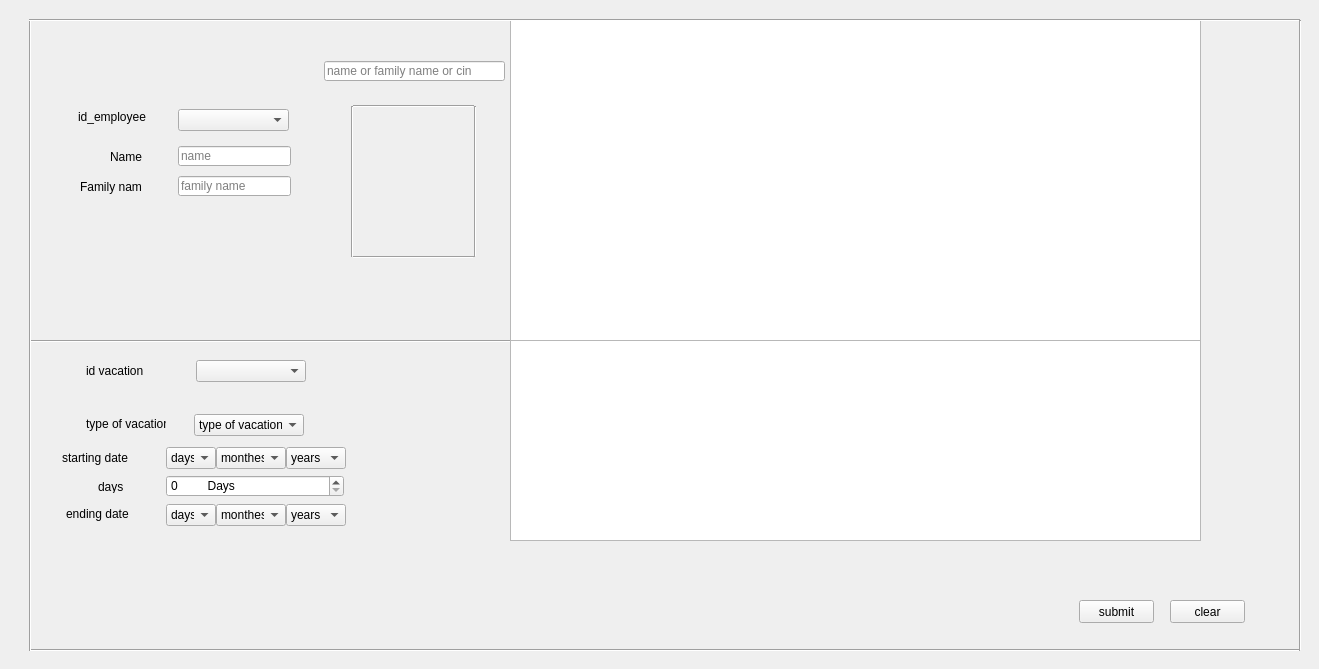
     <widget class="QWidget" name="modify_vacation">
      <attribute name="title">
       <string>modify</string>
      </attribute>
      <widget class="QLabel" name="vac_emp_id_lab_2">
       <property name="geometry">
        <rect>
         <x>78</x>
         <y>107</y>
         <width>81</width>
         <height>20</height>
        </rect>
       </property>
       <property name="text">
        <string>id_employee</string>
       </property>
      </widget>
      <widget class="QComboBox" name="mod_vac_id_employee">
       <property name="enabled">
        <bool>true</bool>
       </property>
       <property name="geometry">
        <rect>
         <x>178</x>
         <y>109</y>
         <width>111</width>
         <height>22</height>
        </rect>
       </property>
       <property name="editable">
        <bool>false</bool>
       </property>
      </widget>
      <widget class="QLabel" name="mod_vac_emp_name_lab">
       <property name="geometry">
        <rect>
         <x>110</x>
         <y>150</y>
         <width>47</width>
         <height>13</height>
        </rect>
       </property>
       <property name="text">
        <string>Name</string>
       </property>
      </widget>
      <widget class="QLabel" name="mod_vac_emp_family_name_lab">
       <property name="geometry">
        <rect>
         <x>80</x>
         <y>179</y>
         <width>61</width>
         <height>16</height>
        </rect>
       </property>
       <property name="text">
        <string>Family name</string>
       </property>
      </widget>
      <widget class="Line" name="mod_vac_bottom_line">
       <property name="geometry">
        <rect>
         <x>353</x>
         <y>249</y>
         <width>121</width>
         <height>16</height>
        </rect>
       </property>
       <property name="orientation">
        <enum>Qt::Horizontal</enum>
       </property>
      </widget>
      <widget class="QLabel" name="mod_vac_type_lab">
       <property name="geometry">
        <rect>
         <x>86</x>
         <y>414</y>
         <width>80</width>
         <height>20</height>
        </rect>
       </property>
       <property name="text">
        <string>type of vacation</string>
       </property>
      </widget>
      <widget class="QLineEdit" name="mod_vac_search_name">
       <property name="geometry">
        <rect>
         <x>324</x>
         <y>61</y>
         <width>181</width>
         <height>20</height>
        </rect>
       </property>
       <property name="placeholderText">
        <string>name or family name or cin</string>
       </property>
      </widget>
      <widget class="QLabel" name="start_date_vacation_error_lab_2">
       <property name="geometry">
        <rect>
         <x>356</x>
         <y>450</y>
         <width>151</width>
         <height>16</height>
        </rect>
       </property>
       <property name="text">
        <string/>
       </property>
      </widget>
      <widget class="QLineEdit" name="mod_vac_emp_family_name_le">
       <property name="geometry">
        <rect>
         <x>178</x>
         <y>176</y>
         <width>113</width>
         <height>20</height>
        </rect>
       </property>
       <property name="text">
        <string/>
       </property>
       <property name="placeholderText">
        <string>family name</string>
       </property>
      </widget>
      <widget class="QComboBox" name="mod_vac_end_years">
       <property name="geometry">
        <rect>
         <x>286</x>
         <y>504</y>
         <width>60</width>
         <height>22</height>
        </rect>
       </property>
       <item>
        <property name="text">
         <string>years</string>
        </property>
       </item>
      </widget>
      <widget class="QComboBox" name="mod_vac_end_days">
       <property name="geometry">
        <rect>
         <x>166</x>
         <y>504</y>
         <width>50</width>
         <height>22</height>
        </rect>
       </property>
       <item>
        <property name="text">
         <string>days</string>
        </property>
       </item>
      </widget>
      <widget class="Line" name="mod_vac_photo_right_line">
       <property name="geometry">
        <rect>
         <x>344</x>
         <y>106</y>
         <width>16</width>
         <height>151</height>
        </rect>
       </property>
       <property name="orientation">
        <enum>Qt::Vertical</enum>
       </property>
      </widget>
      <widget class="QLabel" name="end_date_vacation_error_lab_2">
       <property name="geometry">
        <rect>
         <x>356</x>
         <y>507</y>
         <width>151</width>
         <height>16</height>
        </rect>
       </property>
       <property name="text">
        <string/>
       </property>
      </widget>
      <widget class="QComboBox" name="mod_vac_start_months">
       <property name="geometry">
        <rect>
         <x>216</x>
         <y>447</y>
         <width>70</width>
         <height>22</height>
        </rect>
       </property>
       <item>
        <property name="text">
         <string>monthes</string>
        </property>
       </item>
       <item>
        <property name="text">
         <string>01</string>
        </property>
       </item>
       <item>
        <property name="text">
         <string>02</string>
        </property>
       </item>
       <item>
        <property name="text">
         <string>03</string>
        </property>
       </item>
       <item>
        <property name="text">
         <string>04</string>
        </property>
       </item>
       <item>
        <property name="text">
         <string>05</string>
        </property>
       </item>
       <item>
        <property name="text">
         <string>06</string>
        </property>
       </item>
       <item>
        <property name="text">
         <string>07</string>
        </property>
       </item>
       <item>
        <property name="text">
         <string>08</string>
        </property>
       </item>
       <item>
        <property name="text">
         <string>09</string>
        </property>
       </item>
       <item>
        <property name="text">
         <string>10</string>
        </property>
       </item>
       <item>
        <property name="text">
         <string>11</string>
        </property>
       </item>
       <item>
        <property name="text">
         <string>12</string>
        </property>
       </item>
      </widget>
      <widget class="QTableView" name="mod_vacations_list">
       <property name="geometry">
        <rect>
         <x>510</x>
         <y>20</y>
         <width>691</width>
         <height>321</height>
        </rect>
       </property>
      </widget>
      <widget class="QComboBox" name="mod_vac_start_days">
       <property name="geometry">
        <rect>
         <x>166</x>
         <y>447</y>
         <width>50</width>
         <height>22</height>
        </rect>
       </property>
       <item>
        <property name="text">
         <string>days</string>
        </property>
       </item>
      </widget>
      <widget class="QComboBox" name="mod_vac_type">
       <property name="enabled">
        <bool>true</bool>
       </property>
       <property name="geometry">
        <rect>
         <x>194</x>
         <y>414</y>
         <width>110</width>
         <height>22</height>
        </rect>
       </property>
       <property name="editable">
        <bool>false</bool>
       </property>
       <item>
        <property name="text">
         <string>type of vacation</string>
        </property>
       </item>
       <item>
        <property name="text">
         <string>sickness</string>
        </property>
       </item>
       <item>
        <property name="text">
         <string>break</string>
        </property>
       </item>
       <item>
        <property name="text">
         <string>other</string>
        </property>
       </item>
       <item>
        <property name="text">
         <string>urgent</string>
        </property>
       </item>
       <item>
        <property name="text">
         <string>without salary</string>
        </property>
       </item>
       <item>
        <property name="text">
         <string>annual</string>
        </property>
       </item>
      </widget>
      <widget class="QPushButton" name="update_mod_vacation">
       <property name="geometry">
        <rect>
         <x>1079</x>
         <y>600</y>
         <width>75</width>
         <height>23</height>
        </rect>
       </property>
       <property name="text">
        <string>submit</string>
       </property>
       <property name="autoDefault">
        <bool>true</bool>
       </property>
      </widget>
      <widget class="Line" name="mod_vac_photo_right_line_2">
       <property name="geometry">
        <rect>
         <x>467</x>
         <y>106</y>
         <width>16</width>
         <height>151</height>
        </rect>
       </property>
       <property name="orientation">
        <enum>Qt::Vertical</enum>
       </property>
      </widget>
      <widget class="QComboBox" name="mod_vac_start_years">
       <property name="geometry">
        <rect>
         <x>286</x>
         <y>447</y>
         <width>60</width>
         <height>22</height>
        </rect>
       </property>
       <item>
        <property name="text">
         <string>years</string>
        </property>
       </item>
      </widget>
      <widget class="QPushButton" name="clear_mod_vacation">
       <property name="geometry">
        <rect>
         <x>1170</x>
         <y>600</y>
         <width>75</width>
         <height>23</height>
        </rect>
       </property>
       <property name="text">
        <string>clear</string>
       </property>
      </widget>
      <widget class="QLabel" name="mod_vac_emp_photo_pix_map">
       <property name="geometry">
        <rect>
         <x>360</x>
         <y>111</y>
         <width>111</width>
         <height>141</height>
        </rect>
       </property>
       <property name="text">
        <string/>
       </property>
      </widget>
      <widget class="QLabel" name="mod_vac_end_date_lab">
       <property name="geometry">
        <rect>
         <x>66</x>
         <y>504</y>
         <width>80</width>
         <height>20</height>
        </rect>
       </property>
       <property name="text">
        <string>ending date</string>
       </property>
      </widget>
      <widget class="Line" name="mod_vac_photo_upper_line">
       <property name="geometry">
        <rect>
         <x>353</x>
         <y>96</y>
         <width>121</width>
         <height>20</height>
        </rect>
       </property>
       <property name="orientation">
        <enum>Qt::Horizontal</enum>
       </property>
      </widget>
      <widget class="QComboBox" name="mod_vac_end_months">
       <property name="geometry">
        <rect>
         <x>216</x>
         <y>504</y>
         <width>70</width>
         <height>22</height>
        </rect>
       </property>
       <item>
        <property name="text">
         <string>monthes</string>
        </property>
       </item>
       <item>
        <property name="text">
         <string>01</string>
        </property>
       </item>
       <item>
        <property name="text">
         <string>02</string>
        </property>
       </item>
       <item>
        <property name="text">
         <string>03</string>
        </property>
       </item>
       <item>
        <property name="text">
         <string>04</string>
        </property>
       </item>
       <item>
        <property name="text">
         <string>05</string>
        </property>
       </item>
       <item>
        <property name="text">
         <string>06</string>
        </property>
       </item>
       <item>
        <property name="text">
         <string>07</string>
        </property>
       </item>
       <item>
        <property name="text">
         <string>08</string>
        </property>
       </item>
       <item>
        <property name="text">
         <string>09</string>
        </property>
       </item>
       <item>
        <property name="text">
         <string>10</string>
        </property>
       </item>
       <item>
        <property name="text">
         <string>11</string>
        </property>
       </item>
       <item>
        <property name="text">
         <string>12</string>
        </property>
       </item>
      </widget>
      <widget class="QLabel" name="type_of_vacation_error_lab_2">
       <property name="geometry">
        <rect>
         <x>301</x>
         <y>504</y>
         <width>370</width>
         <height>16</height>
        </rect>
       </property>
       <property name="text">
        <string/>
       </property>
      </widget>
      <widget class="QLineEdit" name="mod_vac_emp_name_le">
       <property name="geometry">
        <rect>
         <x>178</x>
         <y>146</y>
         <width>113</width>
         <height>20</height>
        </rect>
       </property>
       <property name="text">
        <string/>
       </property>
       <property name="echoMode">
        <enum>QLineEdit::Normal</enum>
       </property>
       <property name="readOnly">
        <bool>false</bool>
       </property>
       <property name="placeholderText">
        <string>name</string>
       </property>
      </widget>
      <widget class="QComboBox" name="mod_id_vacation">
       <property name="geometry">
        <rect>
         <x>196</x>
         <y>360</y>
         <width>110</width>
         <height>22</height>
        </rect>
       </property>
      </widget>
      <widget class="QLabel" name="mod_vac_type_lab_2">
       <property name="geometry">
        <rect>
         <x>86</x>
         <y>361</y>
         <width>80</width>
         <height>20</height>
        </rect>
       </property>
       <property name="text">
        <string>id vacation</string>
       </property>
      </widget>
      <widget class="QLabel" name="mod_vac_start_date_lab">
       <property name="geometry">
        <rect>
         <x>62</x>
         <y>448</y>
         <width>80</width>
         <height>20</height>
        </rect>
       </property>
       <property name="text">
        <string>starting date</string>
       </property>
      </widget>
      <widget class="Line" name="line_49">
       <property name="geometry">
        <rect>
         <x>20</x>
         <y>20</y>
         <width>20</width>
         <height>631</height>
        </rect>
       </property>
       <property name="orientation">
        <enum>Qt::Vertical</enum>
       </property>
      </widget>
      <widget class="Line" name="line_50">
       <property name="geometry">
        <rect>
         <x>30</x>
         <y>640</y>
         <width>1271</width>
         <height>20</height>
        </rect>
       </property>
       <property name="orientation">
        <enum>Qt::Horizontal</enum>
       </property>
      </widget>
      <widget class="Line" name="line_51">
       <property name="geometry">
        <rect>
         <x>1290</x>
         <y>20</y>
         <width>20</width>
         <height>631</height>
        </rect>
       </property>
       <property name="orientation">
        <enum>Qt::Vertical</enum>
       </property>
      </widget>
      <widget class="Line" name="line_52">
       <property name="geometry">
        <rect>
         <x>29</x>
         <y>10</y>
         <width>1271</width>
         <height>20</height>
        </rect>
       </property>
       <property name="orientation">
        <enum>Qt::Horizontal</enum>
       </property>
      </widget>
      <widget class="Line" name="line_53">
       <property name="geometry">
        <rect>
         <x>31</x>
         <y>333</y>
         <width>481</width>
         <height>16</height>
        </rect>
       </property>
       <property name="orientation">
        <enum>Qt::Horizontal</enum>
       </property>
      </widget>
      <widget class="QSpinBox" name="spinBox">
       <property name="geometry">
        <rect>
         <x>166</x>
         <y>475</y>
         <width>178</width>
         <height>22</height>
        </rect>
       </property>
       <property name="suffix">
        <string>         Days</string>
       </property>
      </widget>
      <widget class="QLabel" name="label_3">
       <property name="geometry">
        <rect>
         <x>98</x>
         <y>480</y>
         <width>47</width>
         <height>13</height>
        </rect>
       </property>
       <property name="text">
        <string>days</string>
       </property>
      </widget>
      <widget class="QTableView" name="modv_vacations_list_2">
       <property name="geometry">
        <rect>
         <x>510</x>
         <y>340</y>
         <width>691</width>
         <height>201</height>
        </rect>
       </property>
      </widget>
      <widget class="QLabel" name="mod_vacations_alert_lab">
       <property name="geometry">
        <rect>
         <x>350</x>
         <y>480</y>
         <width>151</width>
         <height>16</height>
        </rect>
       </property>
       <property name="text">
        <string/>
       </property>
      </widget>
      <zorder>mod_vac_emp_name_lab</zorder>
      <zorder>mod_vac_emp_name_le</zorder>
      <zorder>mod_vac_bottom_line</zorder>
      <zorder>mod_vac_emp_family_name_lab</zorder>
      <zorder>mod_vac_start_months</zorder>
      <zorder>mod_vac_photo_upper_line</zorder>
      <zorder>type_of_vacation_error_lab_2</zorder>
      <zorder>mod_vac_start_date_lab</zorder>
      <zorder>mod_vac_type_lab_2</zorder>
      <zorder>mod_id_vacation</zorder>
      <zorder>mod_vac_type</zorder>
      <zorder>mod_vac_photo_right_line</zorder>
      <zorder>mod_vac_end_years</zorder>
      <zorder>mod_vac_end_days</zorder>
      <zorder>mod_vac_start_years</zorder>
      <zorder>mod_vac_type_lab</zorder>
      <zorder>start_date_vacation_error_lab_2</zorder>
      <zorder>mod_vac_emp_family_name_le</zorder>
      <zorder>mod_vacations_list</zorder>
      <zorder>mod_vac_photo_right_line_2</zorder>
      <zorder>mod_vac_emp_photo_pix_map</zorder>
      <zorder>mod_vac_end_date_lab</zorder>
      <zorder>mod_vac_id_employee</zorder>
      <zorder>mod_vac_end_months</zorder>
      <zorder>vac_emp_id_lab_2</zorder>
      <zorder>clear_mod_vacation</zorder>
      <zorder>end_date_vacation_error_lab_2</zorder>
      <zorder>mod_vac_start_days</zorder>
      <zorder>update_mod_vacation</zorder>
      <zorder>mod_vac_search_name</zorder>
      <zorder>line_50</zorder>
      <zorder>line_49</zorder>
      <zorder>line_51</zorder>
      <zorder>line_52</zorder>
      <zorder>line_53</zorder>
      <zorder>spinBox</zorder>
      <zorder>label_3</zorder>
      <zorder>modv_vacations_list_2</zorder>
      <zorder>mod_vacations_alert_lab</zorder>
     </widget>
